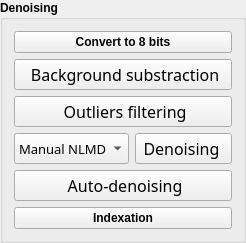
         <widget class="QGroupBox" name="groupBox">
          <property name="font">
           <font>
            <weight>75</weight>
            <bold>true</bold>
           </font>
          </property>
          <property name="title">
           <string>Denoising</string>
          </property>
          <layout class="QVBoxLayout" name="verticalLayout_11">
           <item>
            <widget class="QPushButton" name="Eight_bits_button">
             <property name="text">
              <string>Convert to 8 bits</string>
             </property>
             <property name="icon">
              <iconset>
               <normaloff>icons/Export.png</normaloff>icons/Export.png</iconset>
             </property>
            </widget>
           </item>
           <item>
            <widget class="QPushButton" name="Background_remover_button">
             <property name="sizePolicy">
              <sizepolicy hsizetype="Minimum" vsizetype="Minimum">
               <horstretch>0</horstretch>
               <verstretch>0</verstretch>
              </sizepolicy>
             </property>
             <property name="minimumSize">
              <size>
               <width>96</width>
               <height>0</height>
              </size>
             </property>
             <property name="font">
              <font>
               <family>Noto Sans Cond</family>
               <pointsize>12</pointsize>
               <weight>50</weight>
               <italic>false</italic>
               <bold>false</bold>
              </font>
             </property>
             <property name="toolTip">
              <string>&lt;html&gt;&lt;head/&gt;&lt;body&gt;&lt;p&gt;&lt;span style=&quot; font-size:11pt;&quot;&gt;Remove FFT first component.&lt;/span&gt;&lt;/p&gt;&lt;/body&gt;&lt;/html&gt;</string>
             </property>
             <property name="styleSheet">
              <string notr="true"/>
             </property>
             <property name="text">
              <string> Background substraction</string>
             </property>
             <property name="icon">
              <iconset>
               <normaloff>icons/background_icon.png</normaloff>icons/background_icon.png</iconset>
             </property>
            </widget>
           </item>
           <item>
            <widget class="QPushButton" name="Remove_outliers_button">
             <property name="sizePolicy">
              <sizepolicy hsizetype="Minimum" vsizetype="Minimum">
               <horstretch>0</horstretch>
               <verstretch>0</verstretch>
              </sizepolicy>
             </property>
             <property name="minimumSize">
              <size>
               <width>96</width>
               <height>0</height>
              </size>
             </property>
             <property name="font">
              <font>
               <family>Noto Sans Cond</family>
               <pointsize>12</pointsize>
               <weight>50</weight>
               <italic>false</italic>
               <bold>false</bold>
              </font>
             </property>
             <property name="toolTip">
              <string>&lt;html&gt;&lt;head/&gt;&lt;body&gt;&lt;p&gt;&lt;span style=&quot; font-size:11pt;&quot;&gt;Filter outliers using median approach.&lt;/span&gt;&lt;/p&gt;&lt;/body&gt;&lt;/html&gt;</string>
             </property>
             <property name="styleSheet">
              <string notr="true"/>
             </property>
             <property name="text">
              <string> Outliers filtering</string>
             </property>
             <property name="icon">
              <iconset>
               <normaloff>icons/remove_outliers_icon.png</normaloff>icons/remove_outliers_icon.png</iconset>
             </property>
            </widget>
           </item>
           <item>
            <layout class="QHBoxLayout" name="horizontalLayout">
             <item>
              <widget class="QComboBox" name="Choice_denoiser">
               <property name="sizePolicy">
                <sizepolicy hsizetype="Preferred" vsizetype="Minimum">
                 <horstretch>0</horstretch>
                 <verstretch>0</verstretch>
                </sizepolicy>
               </property>
               <property name="font">
                <font>
                 <family>Noto Sans Cond</family>
                 <pointsize>10</pointsize>
                 <weight>50</weight>
                 <italic>false</italic>
                 <bold>false</bold>
                </font>
               </property>
               <property name="contextMenuPolicy">
                <enum>Qt::NoContextMenu</enum>
               </property>
               <property name="toolTip">
                <string>&lt;html&gt;&lt;head/&gt;&lt;body&gt;&lt;p&gt;&lt;span style=&quot; font-size:11pt;&quot;&gt;Choose of the algorithm.&lt;/span&gt;&lt;/p&gt;&lt;/body&gt;&lt;/html&gt;</string>
               </property>
               <property name="styleSheet">
                <string notr="true"/>
               </property>
               <item>
                <property name="text">
                 <string>Manual NLMD</string>
                </property>
               </item>
               <item>
                <property name="text">
                 <string>Manual BM3D</string>
                </property>
               </item>
               <item>
                <property name="text">
                 <string>Manual VSNR</string>
                </property>
               </item>
               <item>
                <property name="text">
                 <string>Manual TV</string>
                </property>
               </item>
              </widget>
             </item>
             <item alignment="Qt::AlignHCenter">
              <widget class="QPushButton" name="Manual_denoising_button">
               <property name="sizePolicy">
                <sizepolicy hsizetype="Minimum" vsizetype="Minimum">
                 <horstretch>0</horstretch>
                 <verstretch>0</verstretch>
                </sizepolicy>
               </property>
               <property name="minimumSize">
                <size>
                 <width>96</width>
                 <height>0</height>
                </size>
               </property>
               <property name="font">
                <font>
                 <family>Noto Sans Cond</family>
                 <pointsize>12</pointsize>
                 <weight>50</weight>
                 <italic>false</italic>
                 <bold>false</bold>
                </font>
               </property>
               <property name="toolTip">
                <string>&lt;html&gt;&lt;head/&gt;&lt;body&gt;&lt;p&gt;&lt;span style=&quot; font-size:11pt;&quot;&gt;Perform manual denoising step.&lt;/span&gt;&lt;/p&gt;&lt;/body&gt;&lt;/html&gt;</string>
               </property>
               <property name="styleSheet">
                <string notr="true"/>
               </property>
               <property name="text">
                <string> Denoising  </string>
               </property>
               <property name="icon">
                <iconset>
                 <normaloff>icons/filter_icon.png</normaloff>icons/filter_icon.png</iconset>
               </property>
              </widget>
             </item>
            </layout>
           </item>
           <item>
            <widget class="QPushButton" name="Auto_denoising_button">
             <property name="sizePolicy">
              <sizepolicy hsizetype="Minimum" vsizetype="Minimum">
               <horstretch>0</horstretch>
               <verstretch>0</verstretch>
              </sizepolicy>
             </property>
             <property name="minimumSize">
              <size>
               <width>96</width>
               <height>0</height>
              </size>
             </property>
             <property name="font">
              <font>
               <family>Noto Sans Cond</family>
               <pointsize>12</pointsize>
               <weight>50</weight>
               <italic>false</italic>
               <bold>false</bold>
              </font>
             </property>
             <property name="toolTip">
              <string>&lt;html&gt;&lt;head/&gt;&lt;body&gt;&lt;p&gt;&lt;span style=&quot; font-size:11pt;&quot;&gt;Define best denoising parameter using an image reference.&lt;/span&gt;&lt;/p&gt;&lt;/body&gt;&lt;/html&gt;</string>
             </property>
             <property name="styleSheet">
              <string notr="true"/>
             </property>
             <property name="text">
              <string> Auto-denoising</string>
             </property>
             <property name="icon">
              <iconset>
               <normaloff>icons/filter_icon.png</normaloff>icons/filter_icon.png</iconset>
             </property>
            </widget>
           </item>
           <item>
            <widget class="QPushButton" name="Indexation_button">
             <property name="toolTip">
              <string>&lt;html&gt;&lt;head/&gt;&lt;body&gt;&lt;p&gt;&lt;span style=&quot; font-size:11pt;&quot;&gt;Orientation indexing for eCHORD data.&lt;/span&gt;&lt;/p&gt;&lt;/body&gt;&lt;/html&gt;</string>
             </property>
             <property name="text">
              <string>Indexation</string>
             </property>
             <property name="icon">
              <iconset>
               <normaloff>icons/Indexation_icon.png</normaloff>icons/Indexation_icon.png</iconset>
             </property>
            </widget>
           </item>
          </layout>
         </widget>
